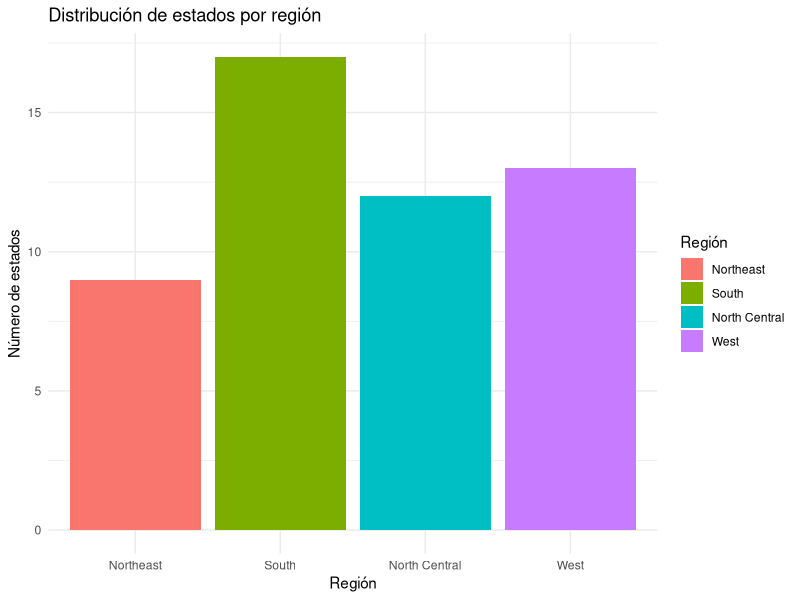

Reproduce this figure in R. (Note: this script raises an error after producing the figure.)
#Arturo_Sedano_Quirarte
library(dplyr)
library(ggplot2)
library(dslabs)
data(murders)
data(heights)

#Ejercico 1
NC <- murders %>%
  filter(region == "North Central") %>%
  count()
porcentaje <- 100* NC/count(murders)
#Opcion 3: 25 porciento

#Ejercicio 2
# Creamos una tabla con la cuenta de estados por región
region_counts <- murders %>%
  count(region) %>%
  rename(cantidad = n)

# Graficamos con ggplot2
ggplot(region_counts, aes(x = region, y = cantidad, fill = region)) +
  geom_bar(stat = "identity") +
  labs(title = "Distribución de estados por región",
       x = "Región",
       y = "Número de estados",
       fill = "Región") +
  theme_minimal()

#Ejercicio 3
#Asumiendo que se trata del grafico 9.3.2 
#La opcion seria la opcion 3: 80%

# Solo hombres
male_heights <- heights %>%
  filter(sex == "Male") %>%
  pull(height)

# Calcular percentiles del 0 al 100
percentiles <- quantile(male_heights, probs = seq(0, 1, 0.01)) %>%
  enframe(name = "percentil", value = "altura")

# Convertir 'percentil' a numérico (estaba como carácter)
percentiles <- percentiles %>%
  mutate(
    percentil = as.numeric(percentil),  # Convierte a número
    percentil = percentil * 100          # Ahora sí puedes multiplicar por 100
  )

# Graficar
ggplot(percentiles, aes(x = percentil, y = altura)) +
  geom_line(color = "steelblue") +
  labs(
    title = "Gráfico de Percentiles de Alturas (Hombres)",
    x = "Percentil (%)",
    y = "Altura (pulgadas)",
    caption = "Datos: heights (dslabs)"
  ) +
  theme_minimal() +
  scale_x_continuous(breaks = seq(0, 100, by = 5))

#Ejercicio 4
#Asumiendo que se trata del grafico 9.3.2 
#La opcion seria la opcion 3: 69 pulgadas

data(heights)

# Filtrar alturas de hombres
male_heights <- heights %>%
  filter(sex == "Male") %>%
  pull(height)

# Verificar los datos
print(paste("Total de hombres:", length(male_heights)))
print(paste("Rango de alturas:", round(min(male_heights), 2), "-", round(max(male_heights), 2)))

# Calcular percentiles
percentil_values <- quantile(male_heights, probs = seq(0, 1, 0.01))

percentiles_df <- tibble(
  percentil = seq(0, 1, 0.01),  # Usar directamente las probabilidades
  altura = as.numeric(percentil_values)
)

# Verificar el dataframe
print(head(percentiles_df))
print(paste("Dimensiones del dataframe:", nrow(percentiles_df), "x", ncol(percentiles_df)))

# Crear el gráfico
ggplot(percentiles_df, aes(x = percentil * 100, y = altura)) +
  geom_line(color = "steelblue", linewidth = 1) +
  geom_point(color = "darkblue", size = 0.5, alpha = 0.6) +
  labs(
    title = "Gráfico de Percentiles de Alturas (Hombres)",
    x = "Percentil (%)",
    y = "Altura (pulgadas)",
    caption = "Datos: heights (dslabs)"
  ) +
  theme_minimal() +
  theme(
    plot.title = element_text(hjust = 0.5, size = 14, face = "bold"),
    axis.title = element_text(size = 12),
    axis.text = element_text(size = 10)
  ) +
  scale_x_continuous(breaks = seq(0, 100, by = 10)) +
  scale_y_continuous(breaks = seq(60, 80, by = 2))

#Ejercicio 5

murders <- murders %>%
  mutate(murder_rate = (total / population) * 100000)
median_rate <- median(murders$murder_rate)

ggplot(murders, aes(x = murder_rate)) +
  stat_ecdf(geom = "line", color = "steelblue") +
  geom_vline(xintercept = median_rate, color = "red", linetype = "dashed") +
  annotate("text", x = median_rate, y = 0.5, label = "Mediana", color = "red", hjust = -0.1) +
  labs(
    title = "eCDF de las tasas de asesinatos por estado",
    x = "Tasa de asesinatos (por 100,000 habitantes)",
    y = "Proporción acumulativa"
  ) +
  theme_minimal()

# Calcula cuántos estados tienen tasa > 10
num_estados_sobre_10 <- murders %>%
  filter((total / population) * 100000 > 10) %>%
  nrow()
num_estados_sobre_10
#Opcion 1, SOLO UN ESTADO

#Ejercicio6
#Opcion 4, solo cuatro estados tienen tasas encima de 5

#Ejercicio 7 
male_heights <- heights %>%
  filter(sex == "Male")

ggplot(male_heights, aes(x = height, y = ..density..)) +
  geom_histogram(bins = 30, fill = "steelblue", color = "black") +
  labs(
    title = "Histograma de Alturas con curva de densidad",
    x = "Altura (pulgadas)",
    y = "Densidad"
  ) +
  theme_minimal()

clase_filtrada <- heights %>%
  filter(height > 62.5 & height <= 65.5)  %>%
  filter(sex == "Male") 
#Opcion 3: 58

#Ejercico 8
porcentajeE8 <- heights %>%
  summarise(
    proporciónE8 = mean(height < 60),
    porcentajeE8 = proporciónE8 * 100
  )

porcentajeE8$porcentajeE8
#Opcion: 1, 1 porciento


#Ejercicio 9 

# Graficar el density plot
ggplot(murders, aes(x = population / 1e6)) +  # Convertir a millones
  geom_density(fill = "steelblue", color = "black", alpha = 0.7) +
  labs(title = "Density Plot de la Población por Estado en EE.UU.",
       x = "Población (millones)",
       y = "Densidad") +
  theme_minimal()
#Opcion 2 segun el grafico. 
  
